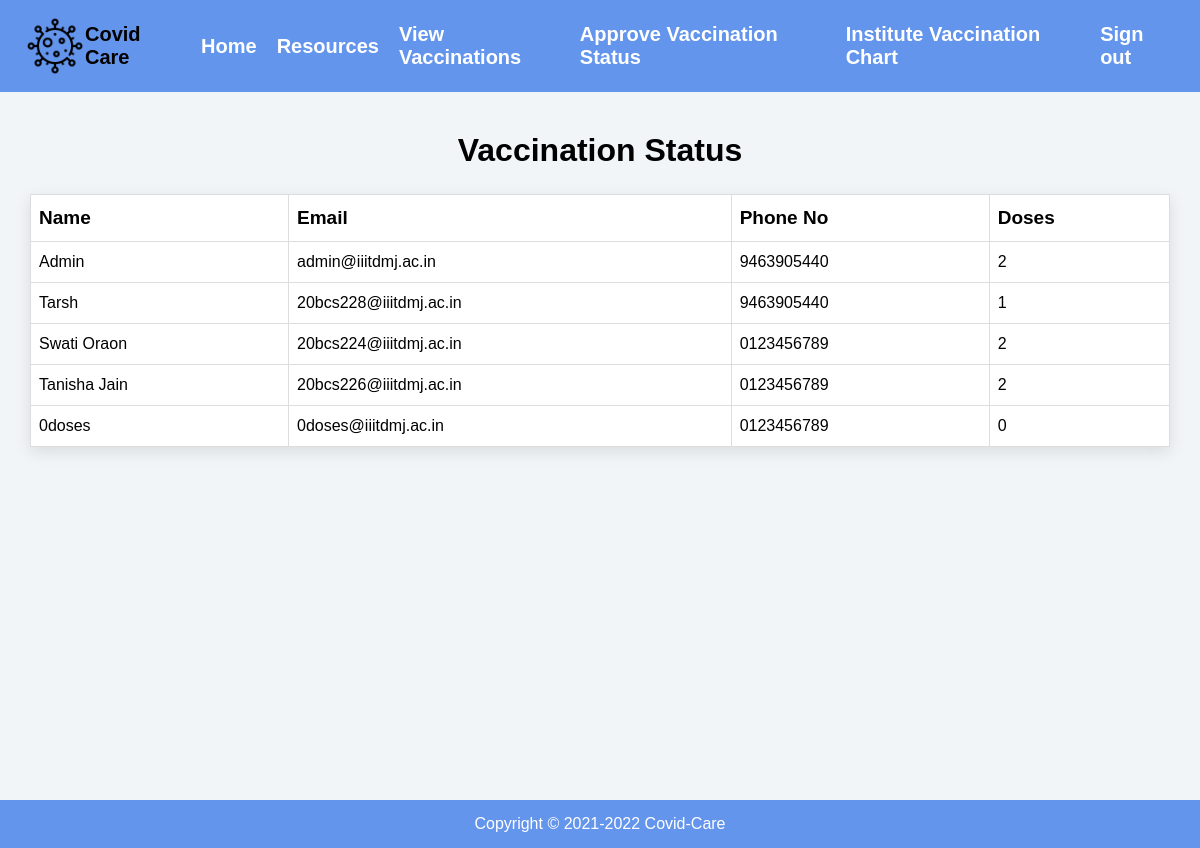
Page /vaccination.php (signed in) on the committed database.
### tables this page shows
CREATE TABLE `users` (
  `user_id` int(8) NOT NULL,
  `user_name` varchar(30) NOT NULL,
  `user_pass` varchar(255) NOT NULL,
  `user_email` varchar(255) NOT NULL,
  `user_phone` varchar(255) DEFAULT NULL,
  `user_blood_group` varchar(255) DEFAULT NULL,
  `user_level` int(8) NOT NULL DEFAULT 0,
  `user_vaccination` int(8) NOT NULL DEFAULT 0
);

### vaccination.php (the view)
<?php
include 'connect.php';
include 'header.php';
if(isset($_SESSION['signed_in']) == false)
{
    header("Location: signin.php");
    exit();
}
elseif ($_SESSION['user_level']==0) {
    header("Location: index.php");
    exit();
}
else{
$sql = "SELECT
            user_name,
            user_email,
            user_phone,
            user_vaccination
        FROM
            users";
         $result = mysqli_query($conn, $sql);
         echo '<h1>Vaccination Status</h1>';
if(!$result)
{
    echo 'The category could not be displayed, please try again later.' . mysqli_error($conn);
}
else
{
    if(mysqli_num_rows($result) == 0)
    {
        echo '<h1>No users to show</h1>';
    }
    else
    {
        echo '<table border="1">
        <tr>
          <th>Name</th>
          <th>Email</th>
          <th>Phone No</th>
          <th>Doses</th>
        </tr>';
  while($row = mysqli_fetch_assoc($result))
  {
      echo '<tr>';
          echo '<td >';
              echo  $row['user_name'];
          echo '</td>';
          echo '<td >';
              echo  $row['user_email'];
          echo '</td>';
          echo '<td >';
              echo  $row['user_phone'];
          echo '</td>';
          echo '<td >';
              echo  $row['user_vaccination'];
          echo '</td>';
      echo '</tr>';
    }
    echo '</table>';
    }
}
}
?>
<?php
include 'footer.php';
?>

### style.css (style rules this page uses)
* { margin: 0; padding: 0; box-sizing: border-box; font-family: "Poppins", sans-serif; }
body { background-color: #F1F5F8; min-height: 100vh; position: relative; }
h1 { text-align: center; margin: 10px 0px ; margin-top: 40px; }
table { font-family: Arial, Helvetica, sans-serif; border-collapse: collapse; overflow-x: auto; width: 100%; margin-top: 25px; background-color: white; box-shadow: 0 5px 15px rgb(0 0 0 / 10%); }
table td, table th { border: 1px solid #ddd; padding:11px 8px; }
td,h5 { font-size: 16px; font-weight: 300; }
table th { padding-top: 12px; padding-bottom: 12px; text-align: left; font-weight: bolder; color: black; font-size: 19px; }

### rows in the picture
users: user_name "Admin", user_email "admin@iiitdmj.ac.in", user_phone "9463905440", user_vaccination "2"
users: user_name "Tarsh", user_email "20bcs228@iiitdmj.ac.in", user_phone "9463905440", user_vaccination "1"
users: user_name "Swati Oraon", user_email "20bcs224@iiitdmj.ac.in", user_phone "0123456789", user_vaccination "2"
users: user_name "Tanisha Jain", user_email "20bcs226@iiitdmj.ac.in", user_phone "0123456789", user_vaccination "2"
users: user_name "0doses", user_email "0doses@iiitdmj.ac.in", user_phone "0123456789", user_vaccination "0"
